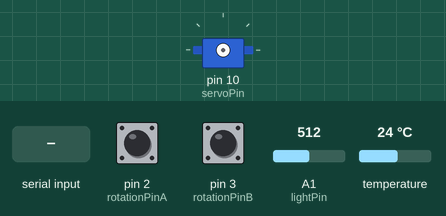
Simulated run of this sketch. Board: Arduino Uno, built with avr-gcc and run on an emulated ATmega328P. Parts: servo. The inputs (shaded band) are chosen by the test bench; at power-on: pin 2 (rotationPinA) HIGH, pin 3 (rotationPinB) HIGH, A1 (lightPin) = 512, temperature 24 °C. EEPROM starts erased.

Above: at 3.0 s.
3.1 s: "3" received over the second serial link
4.6 s: "4" received over the second serial link
At 4.9 s:
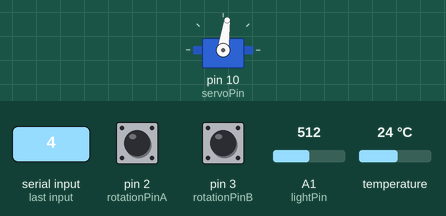
6.1 s: "30,150\n" received over the second serial link
At 7.0 s:
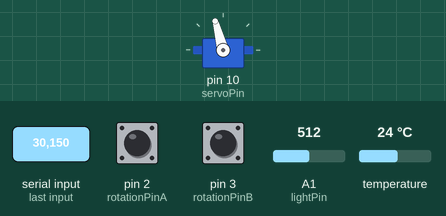
7.6 s: "90,45\n" received over the second serial link
At 8.1 s:
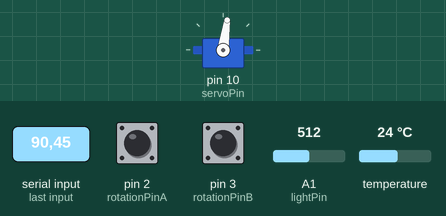
Timing chart, 0 to 10.1 s (numbered marks = the images above; inputs shaded):
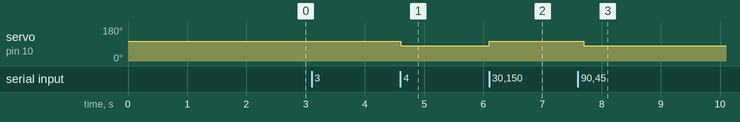

The sketch:

ShadeController.ino
```cpp
/*
Programmet representerar en styrenhet till en rullgardin.
 Programmet låter användaren styra gardinen upp eller ner med hjälp
 av en anpassad androidapplikation.
 Användaren kan styra gardinen med hjälp av knapparna "up" eller "down" i klienten,
 men gardinen kan även styras med hjälp av temperaturstyrning, ljusstyrning och
 tidsstyrning.
 Programmet är gjort för projektarbetet för årskurs 1 på Malmö Högskola 2014.
 */


// ********** Import av bibliotek **********
#include <SoftwareSerial.h>
#include <Servo.h>
#include <EEPROM.h>
#include <OneWire.h>
#include <DallasTemperature.h>


// ********** Tilldelning av funktion till kopplingspinnar **********
const int btOutPin = 4;                // TX på BT - modul.
const int btInPin = 5;                 // RX på BT - modul.
const int servoPin = 10;               // utgång där servon får signal för rotationsriktning.
const int rotationPinA = 2;            // Ingång för rotationsavkodaren pin A.
const int rotationPinB = 3;            // Ingång för rotationsavkodaren pin B.
const int lightPin = A1;               // Analog ingång för ljus.


// ********** Variabler för BT-anslutning **********
SoftwareSerial bluetooth( btOutPin, btInPin );
char btReceivedCommand;                // Variabel som tar emot data via bluetooth.


// ********** Variabler för temperaturmätning **********
float tempCelsius;                     // Variabel där den avlästa temperaturen lagras.
float tempMax =-1;                     // Variabel som talar om den inställda maxtemperaturen.
float tempMin =-1;                     // Variabel som talar om den inställda mintemperaturen.
long tempLastCheckTime = 0;            // Variabel för senast avlästa temperatur i tid.
const int tempUpdateTime = 9755;       // Variabel som talar om väntetiden mellan varje avläsning av temperatur.
String tempCelsiusString;              // Lagrar den inlästa temperaturen som en string.
#define ONE_WIRE_BUS 9                 // Tilldela digital utgång 9 till oneWire Bus.
OneWire oneWire(ONE_WIRE_BUS);         // Sätter upp en oneWire instans att kommunicera med alla oneWire - enheter.
DallasTemperature sensors(&oneWire);   // Skickar vidare oneWire referensen till Dallas Temperature.


// ********** Variabler för ljusmätning **********
int lightRawValue;                     // Variabel som lagrar det inlästa ljusvärdet.
String lightIsActive ="false";         // Variabel som sätts till true när ljusstyrning är aktivt.
String lightRawValueString="";         // Lagrar det inlästa ljusvärdet till string.
long lightLastCheckTime = 0;           //  Variabel för senast avlästa temperatur i tid.
const int lightUpdateTime = 1000;      // Variabel som talar om väntetiden mellan varje avläsning av ljus.
long lightTimerDown, lightTimerUp, lightStartTimerDown =0 , lightStartTimerUp=0;    // Variabler som används när gardinen ska upp eller ner vid ljusstyrning.
const long lightLimit = 650;           // Variabel som håller den gränsen mellan soligt och inte soligt.
const int lightMargin = 10000;         // Variabel som håller tiden på hur länge det kan vara sol eller inte sol innan gardin hissas upp/ner.


// ********** Variabler för servostyrning **********
Servo servo;
const int servoUp = 82;                // Variabel som innehåller servons hastighet upp.
const int servoDown = 105;             // Variabel som innehåller servons hastighet ner.
const int servoStop = 95;              // Variabel som innehåller servons stop - läge.
boolean servoIsActive = false;


// ********** Variabler för rotationsavkodare **********
volatile int rotLastEncoded =0;
byte savedrotValue = EEPROM.read(2);   // Håller det inlästa rotationsvärdet. Avläses från EEPROM vid uppstart.
int rotValue= (savedrotValue *5) ;     // Variabeln innehåller det akutella rotationsvärdet.
const int rotMin = 0;                  // Variabeln talar om gardinens minsta position som den kan ha.
const int rotMax = 100;                // Variabeln talar om gardinens högsta position när utrullad.


// ********** Variabler övriga **********
char directionFlag;                    // Variabeln håller koll på riktningen gardinen har.
int tempCounter =0;                    // Variabel som håller koll på antal loopar programmet gör.


// ********** Funktionen kommunicerar med BT-modulen **********
void sendToBT( char* msg, boolean newLine = true ) {
  if( newLine ) {
    bluetooth.println( msg );
  }
  else {
    bluetooth.print( msg );
  }
}


// ********** Funktionen initierar BT-modulen **********
void initBT() {
  // Seriekommunikation med 115200 bps upprättas mot BT-modulen.
  bluetooth.begin( 115200 );

  // CMD öppnas i BT-modulen och seriekommunikationen ändras till 9600 bps.
  sendToBT( "$$$", false );
  delay( 10 );
  sendToBT( "U,9600,N" );
  delay( 10 );
  // Seriekommunikation med 9600 bps upprättas mot BT-modulen.
  bluetooth.begin( 9600 );
  delay( 10 );
}


// ********** Funktionen beräknar rullgardinens position **********
void updateEncoder(){

  // Läser avkodarens bitar.
  int MSB = digitalRead( rotationPinA );
  int LSB = digitalRead( rotationPinB );
  int encoded = (MSB << 1) | LSB;
  int sum  = (rotLastEncoded << 2) | encoded;

  // Kontrollerar om rullgardinen hissas upp eller ner.
  // Variabeln sum initieras med olika värden beroende på rotationens riktning.
  if(sum == 0b1101 || sum == 0b0100 || sum == 0b0010 || sum == 0b1011) rotValue --;
  if(sum == 0b1110 || sum == 0b0111 || sum == 0b0001 || sum == 0b1000) rotValue ++;

  // Lagrar det aktuella rotationsvärdet i savedrotValue.
  savedrotValue = (rotValue/5);

  // Ifall rotationsvärdet är mellan 255 - 250 , sätt det till 0.
  if(savedrotValue <=255 && savedrotValue >=252){
    savedrotValue =0;
  }

  // Spara värdet i EEPROM.
  EEPROM.write(2, savedrotValue);
  //EEPROM.write(2, (0));                                         //För att nollställa EEPROM, ladda upp 2 gånger!.
  delay(5);
  rotLastEncoded = encoded;
}


// ********** Funktionen avläser temperaturen **********
void readTemp() {

  // Skapar variabler för att dela upp temperaturen i en sträng.
  int first;
  int second;

  // Anropar sensorn att man vill ha temperatur.
  sensors.requestTemperatures();
  // Hämta och lagrar temperaturen i variabeln tempCelsius.
  tempCelsius = sensors.getTempCByIndex(0);
  first = tempCelsius;
  second = (tempCelsius - first)*10.0;

  // Gör en sträng av det avlästa värdet för sändning till kontrollenhet.
  tempCelsiusString ="";
  tempCelsiusString += first;
  tempCelsiusString+=".";
  tempCelsiusString +=second;

  // Automatisk temperaturnedrullning av rullgardin är aktiverad och maxtemp uppnådd rullas gardin ner.
  if(tempCelsius >= tempMax && tempMax!=-1 && savedrotValue<100) {
    servoRollDown();
  }
  // Automatisk temperaturupprullning av rullgardin är aktiverad och mintemp uppnådd rullas gardin upp.
  else if  (tempCelsius <= tempMin  && tempMin!=-1 && savedrotValue >0) {
    servoRollUp();
  }
}


// ********** Funktionen avläser om solen står på eller inte samt kontrollerar om gardin ska styras av ljuset **********
void readLight() {

  lightRawValue = analogRead( lightPin );
  delay(20);
  if(lightRawValue <lightLimit){
    lightRawValueString ="NO";
  }
  else{
    lightRawValueString ="YES";
  }
  // Konrollerar om solen står på och solskydd är aktiverat.
  if( lightRawValue > lightLimit && lightIsActive.equals("true") ) {
    // Kontrollerar om timern för nerrullning är noll.
    if( lightStartTimerDown == 0 ) {
      lightStartTimerDown = millis();
    }
    else {
      lightTimerDown = millis();
    }
  }
  if( lightRawValue < lightLimit || lightIsActive.equals("false") ) {
    lightStartTimerDown = 0;
    lightTimerDown = 0;
  }

  // Konrollerar om solen inte står på och solskydd är aktiverat.
  if( lightRawValue < lightLimit && lightIsActive.equals("true") ) {
    // Kontrollerar om timern för nerrullning är noll.
    if( lightStartTimerUp ==0 ) {
      lightStartTimerUp = millis();
    }
    else {
      lightTimerUp = millis();
    }
  }
  // Kontrollerar om ljusstyrningen ska vara aktiv.
  if( lightRawValue > lightLimit || lightIsActive.equals("false") )  {
    lightStartTimerUp = 0;
    lightTimerUp = 0;
  }

  // Kontrollerar om solen stått på eller av i 10 sekunder.
  if( (lightTimerDown - lightStartTimerDown) > lightMargin ) {
    servoRollDown();
    lightStartTimerDown = 0;
    lightTimerDown = 0;

  }
  // Kontrollerar om solen stått av i 10 sekunder. Rulla upp gardin.
  if( (lightTimerUp - lightStartTimerUp) > lightMargin ) {
    servoRollUp();
    lightStartTimerUp = 0;
    lightTimerUp = 0;

  }
}


// ********** Funktion som stannar servon **********
void servoRollUp(){
  servo.attach( servoPin );
  servo.write( servoUp );
  directionFlag = '4';
  servoIsActive = true;
}


// ********** Funktion som rullar ner servon **********
void servoRollDown(){
  servo.attach( servoPin );
  servo.write( servoDown );
  directionFlag = '3';
  servoIsActive = true;
}


// ********** Funktion som rullar upp servon **********
void stopServo(){
  servo.detach( );
  servo.write( servoStop );
  directionFlag ='0';
  servoIsActive = false;
}


// ********** Funktion som kontrollerar det skickade värdet från kontrollenheten **********
void controllInput(char btReceivedCommand ){

  // Styrenheten reagerar baserat på mottaget kommando.
  if( btReceivedCommand == '2') {                                             // Rullgardin stoppas.
    stopServo();
    servoIsActive = false;
  }
  else if( btReceivedCommand == '3') {                                        // Rullgardin rullar ner.
    servoRollDown();
  }
  else if(btReceivedCommand == '4') {                                         // Rullgardin rullas upp.
    servoRollUp();
  }
  else if( btReceivedCommand == '5' ) {                                       // Temperaturen, ljus & position skickas.
    String msg ="1;";
    msg +=tempCelsiusString;
    msg +=";";
    msg +=lightRawValueString;
    msg+=";";
    msg+=savedrotValue;
    bluetooth.print( msg );
    delay( 10 );
  }

  else if( btReceivedCommand == '6' ) {                                       // Rotationsavkodarens värde skickas.
    String msg ="2;";
    msg+= savedrotValue;
    bluetooth.print( msg );
    delay( 5 );
  }
  else if(btReceivedCommand == '7') {                                         // Ta bort aktuell anslutning med master.
    sendToBT("$$$", false);
    delay(30);
    sendToBT("k,1");
    delay(30);
    sendToBT("---");
    delay(30);
  }
  else if(btReceivedCommand == '8') {                                         // Lagrar max - & min - temperaturen från klienten.
    String res="";                                                            // Aktiverar / Avaktiverar ljusstyrning.
    for(byte i=0; i<3;i++){
      delay(200);

      // Läser av den maximala temperaturen för temperaturstyrning.
      if(i == 0 ){
        if(bluetooth.available()){
          tempMax = bluetooth.parseFloat();
        }
      }
      // Läser av den minimala temperaturen för temperaturstyrning.
      else if(i == 1){
        if(bluetooth.available()){
          tempMin = bluetooth.parseFloat();
        }
      }
      // Kontrollerar om ljusstyrning ska vara på eller av.
      else if (i == 2){
        while (bluetooth.available()){
          char c = bluetooth.read();
          res += c;
        }
        lightIsActive = res;
      }
    }
  }
}


// ********** Funktionen initierar styrenheten **********
void setup() {

  // rensar bluetooth - buffert.
  while(bluetooth.available()){
    bluetooth.read();
  }

  // Definierar in- och utgångar.
  delay(10);
  pinMode( lightPin, INPUT );
  pinMode( rotationPinA, INPUT );
  pinMode( rotationPinB, INPUT );

  // Aktiverar pull-up resistorer.
  digitalWrite( rotationPinA, HIGH );
  digitalWrite( rotationPinB, HIGH );

  // Seriekommunikation startas med 9600 bpm.
  Serial.begin( 9600 );
  delay( 1000 );

  // Initierar BT-modul.
  initBT();
  //Påbörja sökning av temperatur-sensorer.
  sensors.begin();
  // Initierar temperaturen.
  readTemp();
  // Initierar ljus.
  readLight();
}


// ********** Funktionen kör styrenheten **********
void loop() {

  // Uppdaterar avkodarens värde.
  updateEncoder();
  delay(20);
  // Kontrollerar om rotationsavkodarens värde når max - eller minvärdet och stannar då gardinen.
  if((savedrotValue >= rotMax && directionFlag =='3') || ( savedrotValue <= rotMin && directionFlag =='4')){
    stopServo();
  }

  // Kontrollerar om styrenheten mottagit något kommando.
  if(bluetooth.available()) {
    // Läser inkommande bluetooth - meddelande.
    btReceivedCommand = bluetooth.read();
    // Anropar metod som kontrollerar inkommande meddelande.
    controllInput(btReceivedCommand);
  }

  // Kontrollerar temperaturen.
    if(!servoIsActive && (millis() - tempLastCheckTime) > tempUpdateTime ) {
        if(tempCounter <200){
          tempCounter++;
        }else{
      tempLastCheckTime = millis();
      readTemp();
      tempCounter =0;
      }
    }

  // kontrollerar ljusstyrkan.
  if( (millis() - lightLastCheckTime) > lightUpdateTime ) {
    lightLastCheckTime = millis();
    readLight();
  }
}
```

Measured:
- after the input at 4.6 s, servo on pin 10 (servoPin): 105° → 82° at once
- after the input at 6.1 s, servo on pin 10 (servoPin): 82° → 105° at once
- after the input at 7.6 s, servo on pin 10 (servoPin): 105° → 82° after 0.10 s
